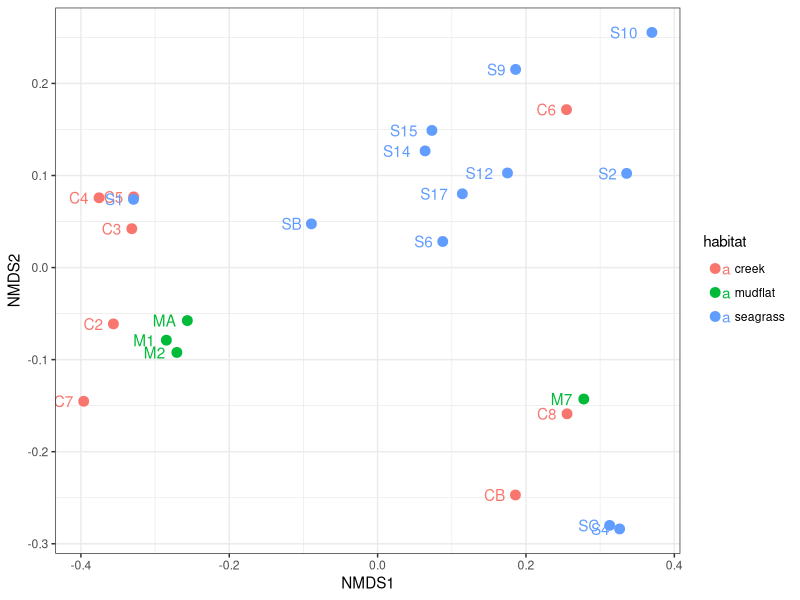
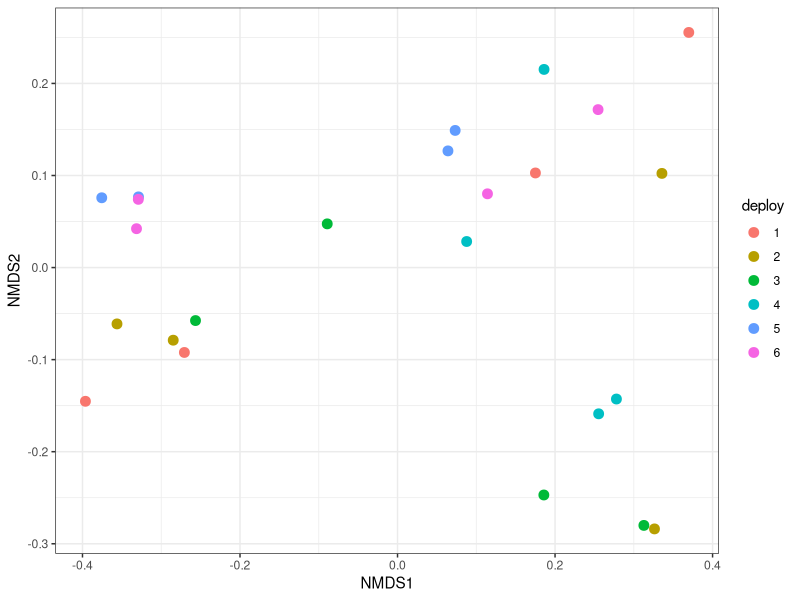
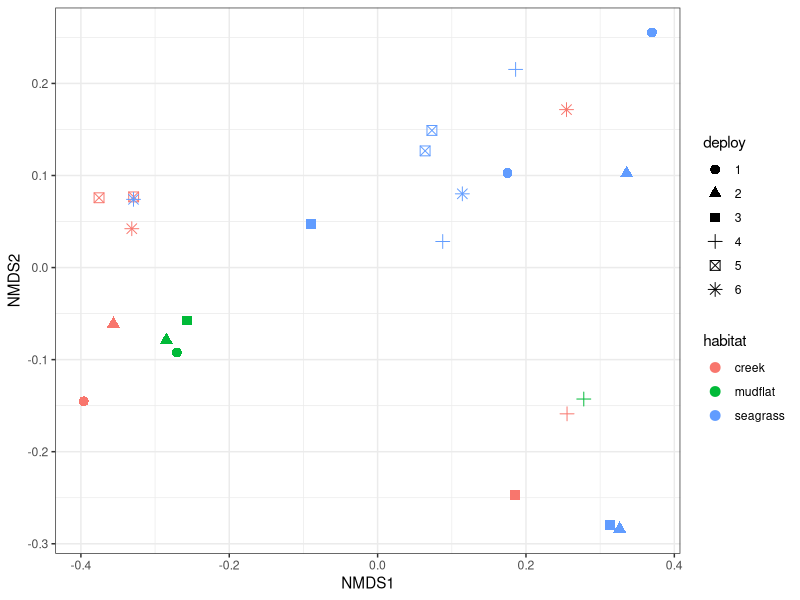
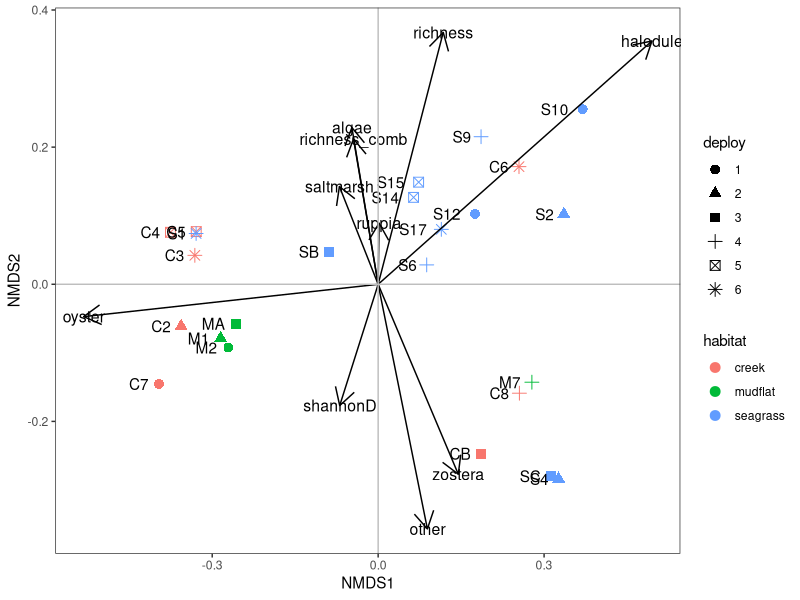
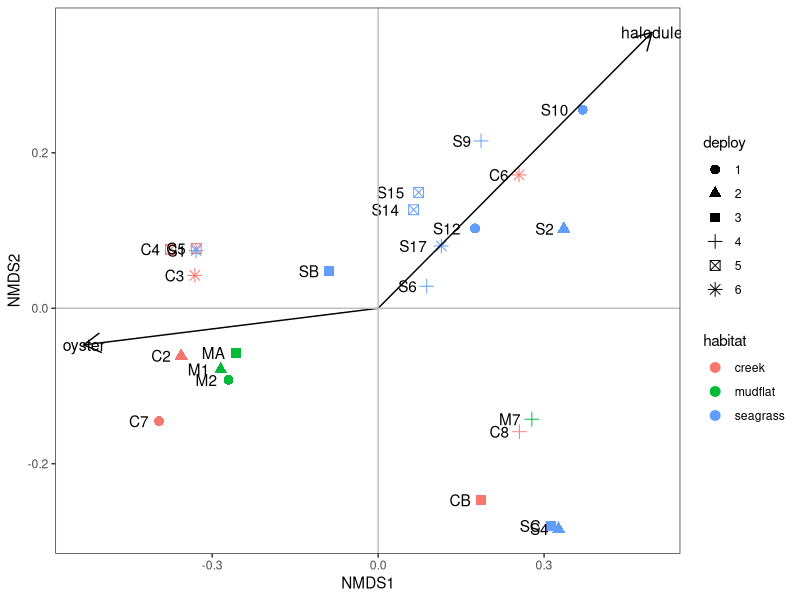
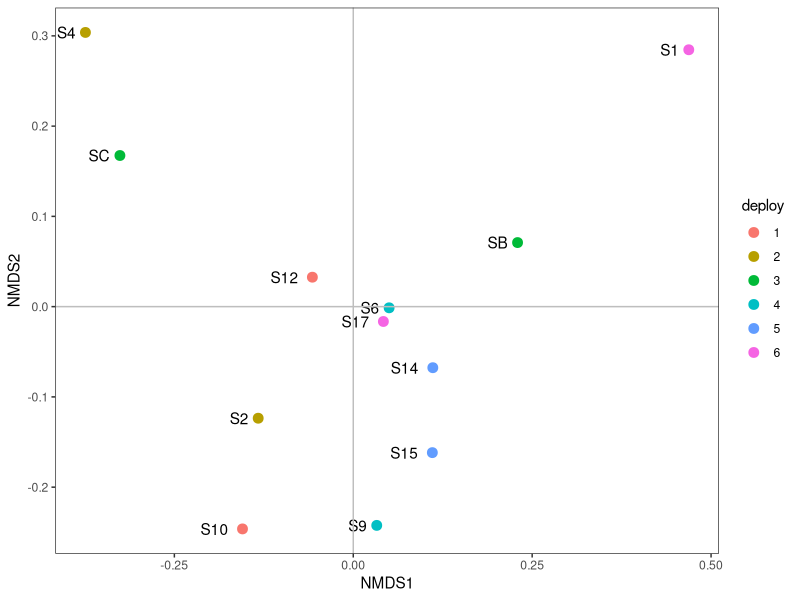

These figures' R source, in order: (Note: this script raises an error after producing the figures.)
## ---- chunk 1
knitr::opts_chunk$set(echo = TRUE)
## ---- chunk 2
library(vegan)
library(dplyr)
library(tidyr)
library(ggplot2)
## ---- chunk 3
Df_pmHT = read.csv("data/clean_data/Df_pmHT_1_square.csv", header = F) 
Df_pmHT = as.dist(Df_pmHT)
Df_pmHT_metadata = read.csv("data/metadata/Df_pmHT_1_metadata.csv", header = T)

nmds_1 = metaMDS(Df_pmHT, k=3, trymax = 20, autotransform = FALSE, plot = FALSE)

nmdsScores = as.data.frame(scores(nmds_1))  
nmdsScores = cbind(nmdsScores,Df_pmHT_metadata)
nmdsScores$deploy = factor(nmdsScores$deploy)

# habitat: 
ggplot(aes(x = NMDS1, y = NMDS2, z = NMDS3, color = habitat), data = nmdsScores)+ theme_bw()+
  geom_point(size = 3)+
  geom_text(aes(label = site), hjust = 1.5)

# Deploy alone: mostly buckshot, suggests there are deeper patterns than seasonal 
ggplot(aes(x = NMDS1, y = NMDS2), data = nmdsScores)+ theme_bw()+
  geom_point(size = 3, aes(color = deploy))

# habitat and deploy
ggplot(aes(x = NMDS1, y = NMDS2), data = nmdsScores)+ theme_bw()+
  geom_point(size = 3, aes(color = habitat, shape = deploy))


## ---- chunk 4
env_data = read.csv("data/clean_data/env_metrics.csv", header = TRUE)
env_cor = cor(env_data[,c(4:23)], use = "pairwise.complete.obs")
#write.csv(env_cor,"data/clean_data/nmds_env_cor.csv")
#without seagrass only metrics
env_filt = env_data %>%
  select(-index, -deploy_num.x, -site, -bare, -evenness, -seagrass_comb, -shannonD_comb, -evenness_comb,
         -totalcover, -avg_shoot_density, -avg_blade_length, -max_10, -max_25perc)

# need to assess normality and consider transformations
# convert to z-scores?
env_zscores = as.data.frame(sapply(env_filt, function(env_filt) (env_filt-mean(env_filt))/sd(env_filt)))


#test with vegan envfit
#env_test= envfit(nmds_1, env_filt, perm = 999, na.rm = TRUE)
env_test = envfit(nmds_1 ~ halodule + zostera + ruppia + algae + oyster + saltmarsh + other + 
                     richness + shannonD + richness_comb, data = env_zscores, perm = 999)
env_test
envScores = as.data.frame(scores(env_test, "vectors"))

# habitat and deploy
ggplot(aes(x = NMDS1, y = NMDS2), data = nmdsScores)+ theme_bw()+
  geom_point(size = 3, aes(color = habitat, shape = deploy))+
  geom_text(aes(label = site), hjust = 1.5)+
  geom_segment(data =envScores ,aes(x=0,xend=NMDS1,y=0,yend=NMDS2),
               arrow = arrow(length = unit(0.5, "cm")),colour="black")+ 
  geom_text(data=envScores,aes(x=NMDS1,y=NMDS2,label=rownames(envScores)),size=4)+
  theme(panel.grid.minor = element_blank(), 
        panel.grid.major = element_blank())+
  geom_hline(yintercept = 0, color = "grey")+
  geom_vline(xintercept = 0, color = "grey")

# nmds with only significant env vectors
envScoresSig = envScores[c(1,5),]
ggplot(aes(x = NMDS1, y = NMDS2), data = nmdsScores)+ theme_bw()+
  geom_point(size = 3, aes(color = habitat, shape = deploy))+
  geom_text(aes(label = site), hjust = 1.5)+
  geom_segment(data =envScoresSig ,aes(x=0,xend=NMDS1,y=0,yend=NMDS2),
               arrow = arrow(length = unit(0.5, "cm")),colour="black")+ 
  geom_text(data=envScoresSig,aes(x=NMDS1,y=NMDS2,label=rownames(envScoresSig)),size=4)+
  theme(panel.grid.minor = element_blank(), 
        panel.grid.major = element_blank())+
  geom_hline(yintercept = 0, color = "grey")+
  geom_vline(xintercept = 0, color = "grey")

# only halodule was significant with permanova
permanova_test = adonis(Df_pmHT ~ halodule + zostera + ruppia + algae + oyster + saltmarsh + other + 
                          richness + shannonD + richness_comb, data = env_zscores, perm = 999) #, 
                        #stata = Df_pmHT_metadata$habitat)
permanova_test

# Permdisp - evaluating differences between habitat types
permdisp_test = betadisper(Df_pmHT, group = Df_pmHT_metadata$habitat)
permdisp_test

TukeyHSD(permdisp_test, conf.level = 0.95)


# ordellipse (vegan package)
#hab_ellipse <-ordiellipse(pmHT_nms, pmHT_nms_df$habitat, display = "sites", 
#                   kind = "se", conf = 0.95, label = T)
## ---- chunk 5
#Seagrass
Df_pmHT_seagrass = read.csv("data/clean_data/Df_pmHT_1_square_seagrass.csv", header = F) 
Df_pmHT_seagrass = as.dist(Df_pmHT_seagrass)
Df_pmHT_metadata = read.csv("data/metadata/Df_pmHT_1_metadata.csv", header = T)

seagrass_metadata = Df_pmHT_metadata[c(2,3,6,7,10,11,14,15,19,20,23,24),]
seagrass_env = env_data[c(2,3,6,7,10,11,14,15,19,20,23,24),]
seagrass_env_cor = cor(seagrass_env[,c(4:23)], use = "pairwise.complete.obs")
#write.csv(seagrass_env_cor,"data/clean_data/nmds_env_cor_seagrass.csv")
env_filt_seagrass = seagrass_env %>%
  select(-index, -deploy_num.x, -site, -bare, -oyster, -saltmarsh, -evenness, -seagrass_comb,  -evenness_comb,
         -shannonD_comb, -max_25perc)

nmds_1_seagrass = metaMDS(Df_pmHT_seagrass, k=3, trymax = 20, autotransform = FALSE, plot = FALSE)
nmdsScores_seagrass = as.data.frame(scores(nmds_1_seagrass))  
nmdsScores_seagrass = cbind(nmdsScores_seagrass,seagrass_metadata)
nmdsScores_seagrass$deploy = factor(nmdsScores_seagrass$deploy)

env_test_seagrass= envfit(nmds_1_seagrass, env_filt_seagrass, perm = 999)
envScores_seagrass = as.data.frame(scores(env_test_seagrass, "vectors"))

ggplot(aes(x = NMDS1, y = NMDS2), data = nmdsScores_seagrass)+ theme_bw()+
  geom_point(size = 3, aes(color = deploy))+
  geom_text(aes(label = site), hjust = 1.5)+
  #geom_segment(data =envScores_seagrass ,aes(x=0,xend=NMDS1,y=0,yend=NMDS2),
  #             arrow = arrow(length = unit(0.5, "cm")),colour="black")+ 
  #geom_text(data=envScores_seagrass,aes(x=NMDS1,y=NMDS2,label=rownames(envScores_seagrass)),size=4)+
  theme(panel.grid.minor = element_blank(), 
        panel.grid.major = element_blank())+
  geom_hline(yintercept = 0, color = "grey")+
  geom_vline(xintercept = 0, color = "grey")

# Creek - no convergence - insufficient data
# added mudflat to creek since they were all adjacent to saltmarsh
Df_pmHT_creek = read.csv("data/clean_data/Df_pmHT_1_square_creek.csv", header = F) 
Df_pmHT_creek = as.dist(Df_pmHT_creek)
Df_pmHT_metadata = read.csv("data/metadata/Df_pmHT_1_metadata.csv", header = T)

creek_metadata = Df_pmHT_metadata[c(1,4,5,8,9,12,13,16,17,18,21,22),]
creek_env = env_data[c(1,4,5,8,9,12,13,16,17,18,21,22),]
creek_env_cor = cor(creek_env[,c(4:23)], use = "pairwise.complete.obs")
#write.csv(creek_env_cor,"data/clean_data/nmds_env_cor_creek_mudflat.csv")
env_filt_creek = creek_env %>%
  select(-index, -deploy_num.x, -site, -bare, -zostera, -ruppia, -algae, shannonD, -evenness, -evenness_comb,
         -totalcover, -avg_shoot_density, -avg_blade_length, -max_10, -max_25perc)

nmds_1_creek = metaMDS(Df_pmHT_creek, k=2, trymax = 50, autotransform = FALSE, plot = FALSE)
nmdsScores_creek = as.data.frame(scores(nmds_1_creek))  
nmdsScores_creek = cbind(nmdsScores_creek,creek_metadata)
nmdsScores_creek$deploy = factor(nmdsScores_creek$deploy)

env_test_creek= envfit(nmds_1_creek, env_filt_creek, perm = 999)
envScores_creek = as.data.frame(scores(env_test_creek, "vectors"))

ggplot(aes(x = NMDS1, y = NMDS2), data = nmdsScores_creek)+ theme_bw()+
  geom_point(size = 3, aes(color = deploy, shape = habitat))+
  geom_text(aes(label = site), hjust = 1.5)+
  geom_segment(data =envScores_creek ,aes(x=0,xend=NMDS1,y=0,yend=NMDS2),
               arrow = arrow(length = unit(0.5, "cm")),colour="black")+ 
  geom_text(data=envScores_creek,aes(x=NMDS1,y=NMDS2,label=rownames(envScores_creek)),size=4)+
  theme(panel.grid.minor = element_blank(), 
        panel.grid.major = element_blank())+
  geom_hline(yintercept = 0, color = "grey")+
  geom_vline(xintercept = 0, color = "grey")
